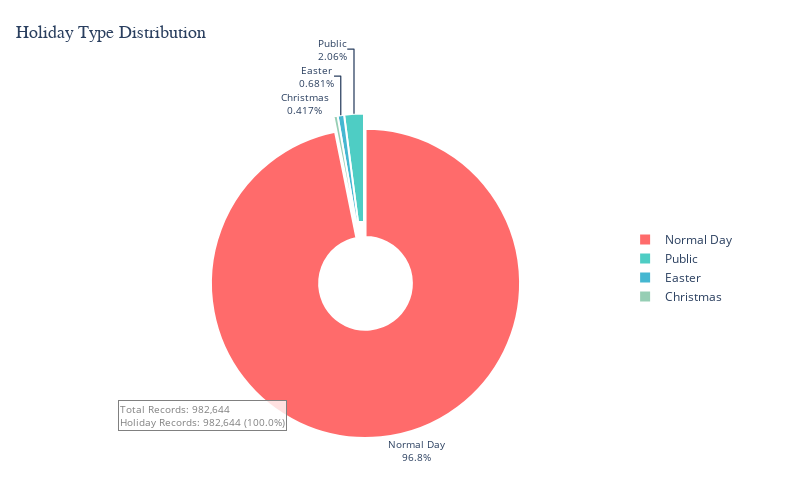

Here is the notebook cell this chart was saved with:
### Markdown cell above
### 3.2 Percentage Distribution per Holiday Type

### Code cell
# Get value counts efficiently
value_counts = df_features['stateholiday'].value_counts()
values = value_counts.values
labels = value_counts.index.tolist()

# Use original labels since holidaytype is already mapped from stateholiday
readable_labels = [str(label) for label in labels]

# Create pie chart with enhanced styling
fig = go.Figure(data=go.Pie(
    values=values,
    labels=readable_labels,
    pull=[0.1 if i == 0 else 0 for i in range(len(values))],  # Explode largest slice
    hole=0.3,  # Donut chart for better readability
    textinfo='label+percent',
    textposition='outside',
    textfont=dict(size=10),
    insidetextorientation='radial',
    marker=dict(
        colors=['#FF6B6B', '#4ECDC4', '#45B7D1', '#96CEB4', '#FFEAA7'],
        line=dict(color='#FFFFFF', width=2)
    )
))

# Enhanced layout
fig.update_layout(
    title={
        'text': 'Holiday Type Distribution',
        'x': 0.02,  # Position on the left side
        'xanchor': 'left',
        'y': 0.95,  # Position at the top
        'yanchor': 'top',
        'font': {'size': 18, 'family': 'Arial, sans-serif'}
    },
    font=dict(size=12),
    showlegend=True,
    legend=dict(
        orientation="v",
        yanchor="middle",
        y=0.5,
        xanchor="left",
        x=1.01
    ),
    margin=dict(t=80, b=60, l=80, r=180),
    width=800,
    height=500
)

# Add summary statistics positioned to avoid obstruction
total_records = len(df_features)
holiday_records = len(df_features[df_features['stateholiday'] != 0])
holiday_percentage = (holiday_records / total_records) * 100

fig.add_annotation(
    text=f"Total Records: {total_records:,}<br>Holiday Records: {holiday_records:,} ({holiday_percentage:.1f}%)",
    xref="paper", yref="paper",
    x=0.02, y=0.02,  # Bottom left corner
    showarrow=False,
    font=dict(size=10, color="gray"),
    align="left",
    bgcolor="rgba(255,255,255,0.8)",  # Semi-transparent background
    bordercolor="gray",
    borderwidth=1
)

fig.show()

# Display value counts for reference
print("\nHoliday Type Value Counts:")
print("-" * 30)
for label, count in zip(readable_labels, values):
    percentage = (count / total_records) * 100
    print(f"{label}: {count:,} ({percentage:.2f}%)")
print(f"\nTotal: {total_records:,} records")

### Figure 1 — Plotly figure (JSON) as saved in the notebook; plotly's stock layout.template omitted (floating-point values rounded to 4 significant figures)
{"data": [{"hole": 0.3, "insidetextorientation": "radial", "labels": ["Normal Day", "Public", "Easter", "Christmas"], "marker": {"colors": ["#FF6B6B", "#4ECDC4", "#45B7D1", "#96CEB4", "#FFEAA7"], "line": {"color": "#FFFFFF", "width": 2}}, "pull": [0.1, 0, 0, 0], "textfont": {"size": 10}, "textinfo": "label+percent", "textposition": "outside", "type": "pie", "values": [951594, 20260, 6690, 4100]}], "layout": {"annotations": [{"align": "left", "bgcolor": "rgba(255,255,255,0.8)", "bordercolor": "gray", "borderwidth": 1, "font": {"color": "gray", "size": 10}, "showarrow": false, "text": "Total Records: 982,644<br>Holiday Records: 982,644 (100.0%)", "x": 0.02, "xref": "paper", "y": 0.02, "yref": "paper"}], "font": {"size": 12}, "height": 500, "legend": {"orientation": "v", "x": 1.01, "xanchor": "left", "y": 0.5, "yanchor": "middle"}, "margin": {"b": 60, "l": 80, "r": 180, "t": 80}, "showlegend": true, "title": {"font": {"family": "Arial, sans-serif", "size": 18}, "text": "Holiday Type Distribution", "x": 0.02, "xanchor": "left", "y": 0.95, "yanchor": "top"}, "width": 800}}
